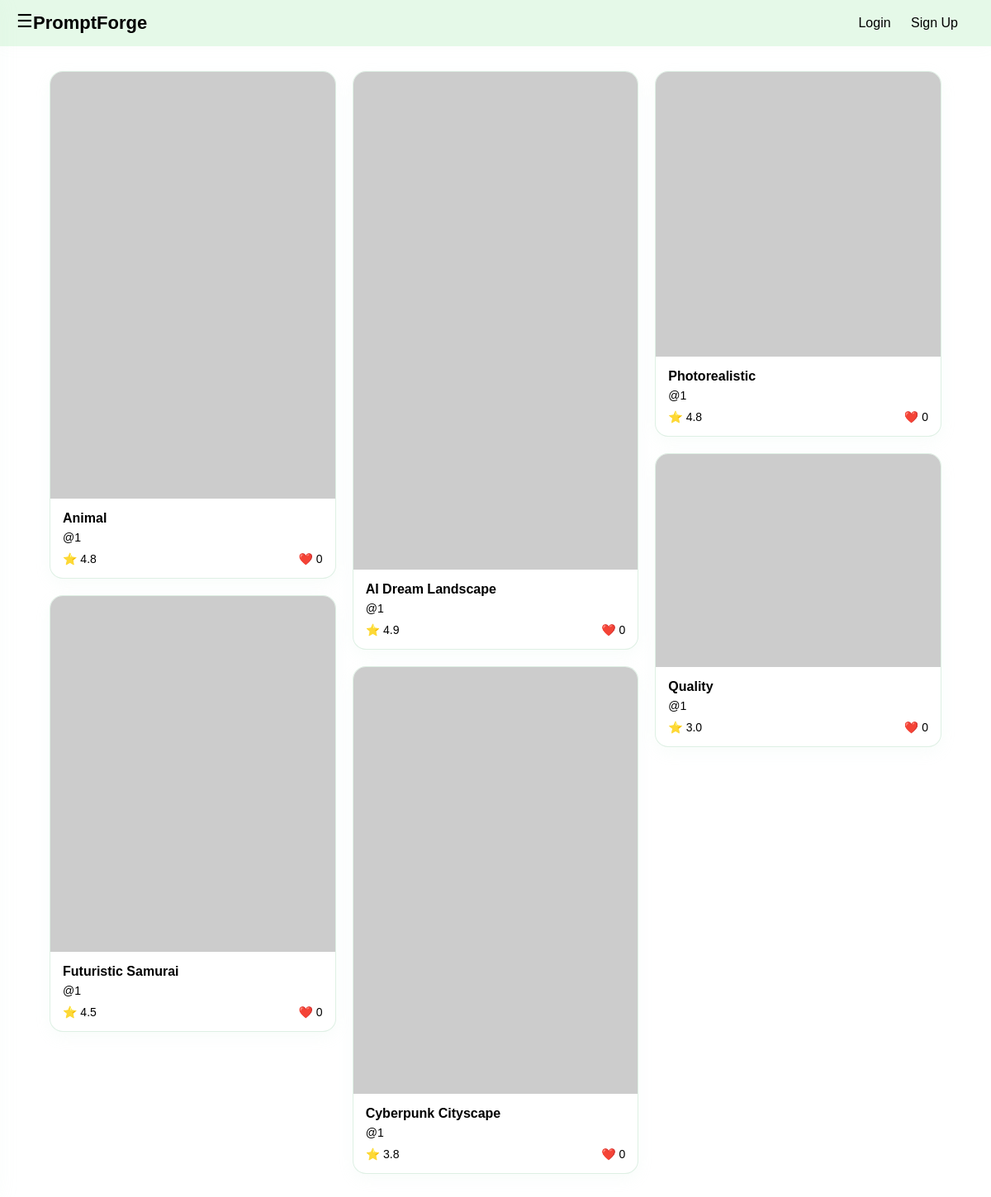
The page / on the database its author committed.
### models.py (models this page shows)
class Prompt(db.Model):
    id = db.Column(db.Integer, primary_key=True)
    title = db.Column(db.String(100), nullable=False)
    creator = db.Column(db.Integer, db.ForeignKey('user.id'), nullable=False)
    rating = db.Column(db.Float, default=0.0)
    likes = db.Column(db.Integer, default=0)
    image_url = db.Column(db.String(300))

### routes.py (the view)
@main.route("/")
def home():
    prompts = Prompt.query.order_by(Prompt.likes.desc()).all()
    return render_template("index.html", prompts=prompts)

### templates/index.html
{% extends "base.html" %}
{% block content %}
<section class="feed">
    {% for prompt in prompts %}
    <div class="card">
        <img src="{{ prompt.image_url }}" alt="Generated Image">
        <div class="card-content">
            <h3>{{ prompt.title }}</h3>
            <p class="creator">@{{ prompt.creator }}</p>
            <div class="stats">
                <span>⭐ {{ prompt.average_rating or prompt.rating }}</span>
                <span>❤️ {{ prompt.downloads or prompt.likes }}</span>
            </div>
        </div>
    </div>
    {% endfor %}
</section>
{% endblock %}

### templates/base.html (shortened to what this page needs)
<!DOCTYPE html>
<html lang="en">
<head>
    <link rel="stylesheet" href="{{ url_for('static', filename='style.css') }}">
</head>
<body>
    <header class="navbar">
        <button class="menu-btn" onclick="toggleSidebar()">☰</button>
        <h1 class="logo">
            <a href="/" style="text-decoration: none; color: inherit;">PromptForge</a>
        </h1>
        <div class="nav-right">
            {% if current_user.is_authenticated %}
                <div class="dropdown">
                    <button class="dropdown-btn" onclick="toggleDropdown()">
                        {{ current_user.username }} ▼
                    </button>
                    <div id="userDropdown" class="dropdown-content">
                        <a href="/settings">Settings</a>
                        <a href="{{ url_for('main.logout') }}" style="color: #cc0000; font-weight: bold;">Logout</a>
                    </div>
                </div>
            {% else %}
                <a href="/login">Login</a>
                <a href="/signup">Sign Up</a>
            {% endif %}
        </div>
    </header>
    <div class="page-content">
        {% block content %}{% endblock %}
    </div>
</body>
</html>

### static/style.css (style rules this page uses)
* { margin: 0; padding: 0; box-sizing: border-box; }
body { font-family: Arial, sans-serif; background: #ffffff; color: #000000; }
.navbar { display: flex; justify-content: space-between; align-items: center; padding: 15px 40px; background: #e5f9e8; box-shadow: 0 2px 18px rgba(180, 220, 190, 0.043); position: sticky; top: 0; z-index: 1000; position: relative; }
.logo { font-size: 22px; font-weight: bold; color: #000000; margin: 0; line-height: normal; }
.nav-right a { margin-left: 20px; text-decoration: none; color: #000000; font-weight: 500; }
.feed { column-count: 3; column-gap: 20px; padding: 30px 60px; }
.card { background: #ffffff; border-radius: 16px; overflow: hidden; margin-bottom: 20px; break-inside: avoid; border: 1px solid rgba(200,230,210,0.6); box-shadow: 0 6px 18px rgba(200,230,210,0.12); transition: transform 0.18s ease, box-shadow 0.18s ease; }
.card img { width: 100%; display: block; }
.card-content { padding: 15px; }
.card-content h3 { font-size: 16px; margin-bottom: 6px; }
.creator { font-size: 14px; color: #000000; margin-bottom: 10px; }
.stats { display: flex; justify-content: space-between; font-size: 14px; color: #000000; }
.menu-btn { position: absolute; left: 20px; top: 47%; transform: translateY(-50%); font-size: 22px; background: none; border: none; cursor: pointer; z-index: 1100; }

### rows shown on the page
Prompt: title "Animal", creator "1", rating "4.8", likes "0"
Prompt: title "Futuristic Samurai", creator "1", rating "4.5", likes "0"
Prompt: title "AI Dream Landscape", creator "1", rating "4.9", likes "0"
Prompt: title "Cyberpunk Cityscape", creator "1", rating "3.8", likes "0"
Prompt: title "Photorealistic", creator "1", rating "4.8", likes "0"
Prompt: title "Quality", creator "1", rating "3.0", likes "0"
